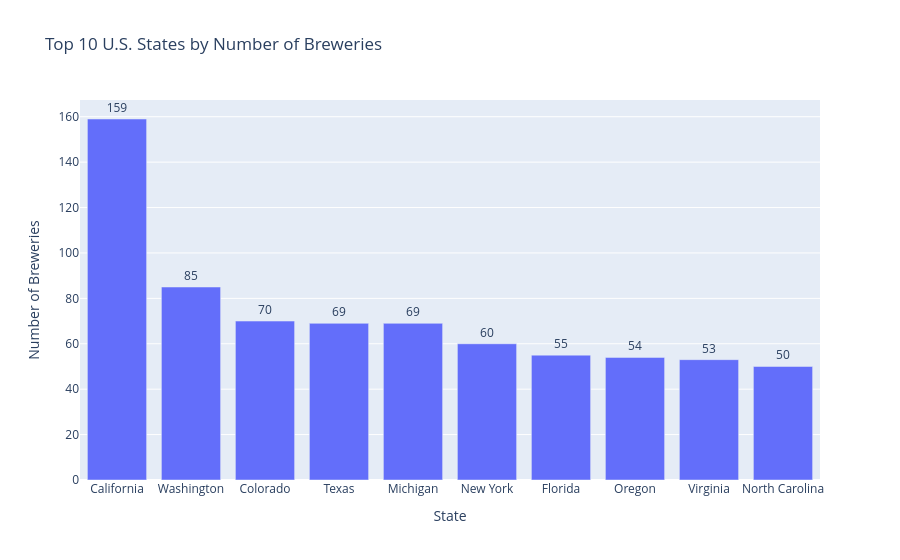

Notebook cell for this chart:
### Code cell
top_states = state_counts.head(10)

fig = px.bar(
    top_states,
    x="state",
    y="count",
    title="Top 10 U.S. States by Number of Breweries",
    labels={
        "state": "State",
        "count": "Number of Breweries"
    },
    text="count"
)

fig.update_traces(textposition="outside")

fig.show()

### Figure 1 — Plotly figure (JSON) as saved in the notebook; plotly's stock layout.template omitted (floating-point values rounded to 4 significant figures)
{"data": [{"hovertemplate": "State=%{x}<br>Number of Breweries=%{text}<extra></extra>", "legendgroup": "", "marker": {"color": "#636efa", "pattern": {"shape": ""}}, "name": "", "orientation": "v", "showlegend": false, "text": [159.0, 85.0, 70.0, 69.0, 69.0, 60.0, 55.0, 54.0, 53.0, 50.0], "textposition": "outside", "type": "bar", "x": ["California", "Washington", "Colorado", "Texas", "Michigan", "New York", "Florida", "Oregon", "Virginia", "North Carolina"], "xaxis": "x", "y": [159, 85, 70, 69, 69, 60, 55, 54, 53, 50], "yaxis": "y"}], "layout": {"barmode": "relative", "legend": {"tracegroupgap": 0}, "title": {"text": "Top 10 U.S. States by Number of Breweries"}, "xaxis": {"anchor": "y", "domain": [0, 1], "title": {"text": "State"}}, "yaxis": {"anchor": "x", "domain": [0, 1], "title": {"text": "Number of Breweries"}}}}
